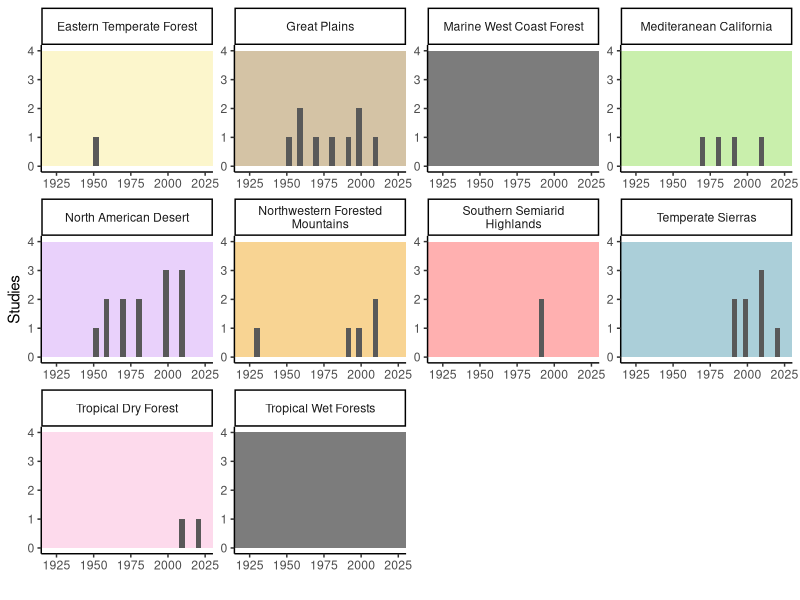

Recreate this plot in R.
# load libraries 
library(tidyverse) # data wrangling

# load data
studies <- read.csv('data/studies.csv')
# filter to only included studies
studies$X <- NULL 
studies <- studies %>% 
  dplyr::filter(Inclusion_Status == "include")
# select out columns of interest
er_data <- select(studies, source_id, Latitude, Longitude, ecoregion_lvl1, er1_name, er1_color, Decade)

# add in ecoregions with no data 
er_data[nrow(er_data) + 1,] <- c(NA,NA,NA,NA,"Marine West Coast Forest","#7c7c7c",NA)
er_data[nrow(er_data) + 1,] <- c(NA,NA,NA,NA,"Tropical Wet Forests","#7c7c7c",NA)
er_data$er1_name <- as.factor(er_data$er1_name )

# plot histogram timeline by ecoregion
er_plot <- ggplot(er_data, aes(x = as.numeric(Decade), group = er1_name)) + 
  # plot rectangle first because elements will be stacked 
  geom_rect(
    aes(xmin=-Inf, xmax=Inf,
                 ymin=0, ymax=4),    # size of plot area
                 fill=er_data$er1_color) + # outside aes so colors are read as their identity and not assigned
  geom_histogram() + # count of studies by decade
  facet_wrap(~ er1_name, labeller = labeller(er1_name = label_wrap_gen(width = 25)), scales = 'free') + # each ecoregion gets own plot
  theme(axis.text.x = element_text(angle = 45, vjust = 0.5, hjust=1)) + # rotate x axis tick labels
  theme_classic() + # minimal graph elements
  scale_x_continuous(limits=c(1920,2025)) + scale_y_continuous(limits=c(0,4)) + # make sure x axis on all facet rows
  ylab('Studies') +
  xlab('')
 
#  theme(plot.title= element_text(hjust=.5), 
#        panel.background = element_rect(fill=unique(er_data$er1_color)))
pdf(file = "figures/map.pdf", height = 7, width = 15) #default is inches
print(er_plot)
dev.off() 
